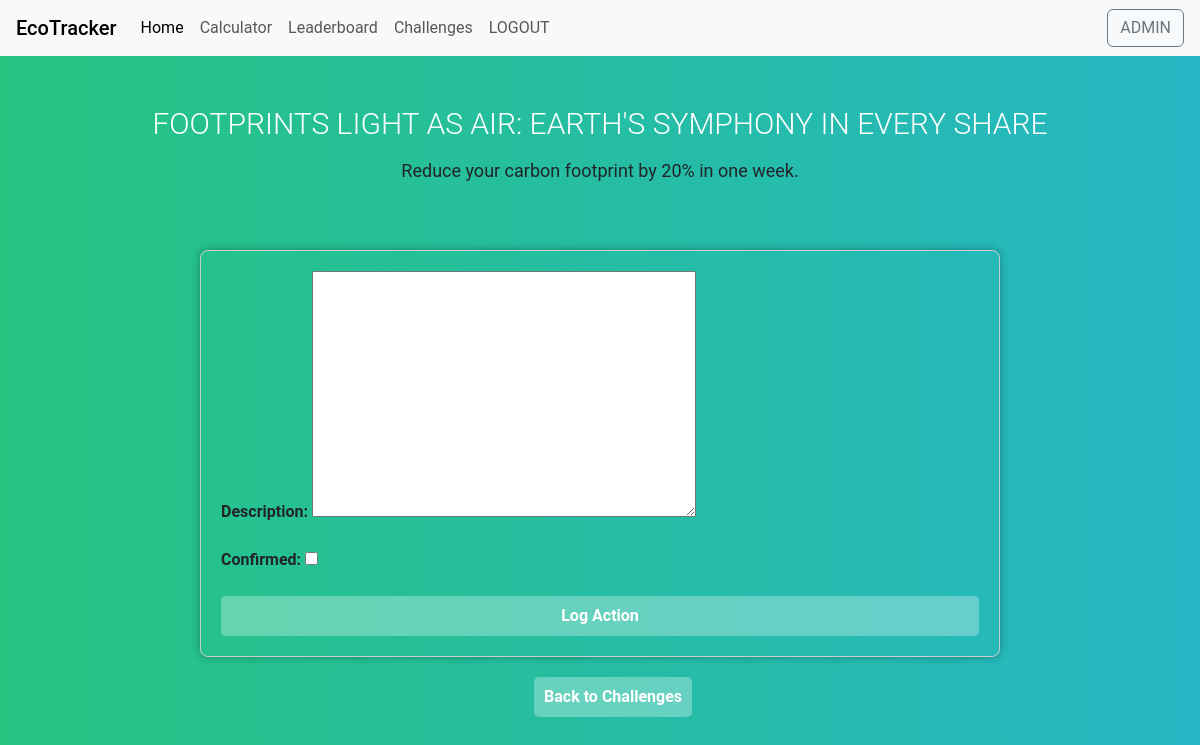
Screenshot of /log-action/1/ (signed in) with the database file from the repository.
### base/models.py (models this page shows)
class SustainabilityChallenge(models.Model):
    creator = models.ForeignKey(User, on_delete=models.CASCADE, related_name='created_challenges',null=True)
    participants = models.ManyToManyField(User, related_name='joined_challenges')
    title = models.CharField(max_length=255)
    description = models.TextField()
    start_date = models.DateTimeField(null=True)
    end_date = models.DateTimeField(null=True)
    points_awarded = models.IntegerField(default=0)  # New field for awarded points

### base/views.py (the view, shortened to what this page needs)
# urls.py: path('log-action/<int:challenge_id>/',views.log_action,name='log_action'),
@login_required
def log_action(request, challenge_id):
    challenge = get_object_or_404(SustainabilityChallenge, pk=challenge_id)
    challenge_completed = UserChallenge.objects.filter(user=request.user, challenge=challenge, status='completed').exists()
    form = ChallengeLogForm(request.POST or None)
    context = {
        'form': form,
        'challenge': challenge,
        'challenge_completed': challenge_completed,
    }
    print("Rendering log_action.html")
    return render(request, 'base/log_action.html', context)

### base/forms.py
class ChallengeLogForm(forms.ModelForm):
    confirmed = forms.BooleanField(initial=False, required=False)
    class Meta:
        model = UserChallenge
        fields = ['description','confirmed']

### base/templates/base/log_action.html (shortened to what this page needs)
{% extends 'main.html' %}
{% block content %}
<h1 class="lbd1" style="padding-top: 50px;">{{ challenge.title }}</h1>
<p class="lbd-content">{{ challenge.description }}</p>
{% if challenge_completed %}
<div style="padding-top: 50px;">
<div class="form-container lbd-content">
You have completed this challenge</div></div>
{% else %}
<div style="padding-top: 50px;">
<div class="form-container">
    <form method="post" action="{% url 'log_action' challenge.id %}">
        {{ form.as_p }}
        <button type="submit" class="css-button-arrow--green">Log Action</button>
    </form>
</div>
</div>
{% endif %}
<div style="padding-left: 44.5%; padding-top: 20px;">
<button class="css-button-arrow--green">
<a href="{% url 'challenges' %}" style="color: rgb(255, 255, 255);">Back to Challenges</a>
</button>
</div>
{% endblock content %}

### templates/navbar.html (shortened to what this page needs)
<nav class="navbar navbar-expand-lg navbar-light bg-light">
  <span class="navbar-brand ps-3 mb-0 h1">EcoTracker</span>
  <div class="collapse navbar-collapse" id="navbarTogglerDemo02">
    <ul class="navbar-nav mr-auto mt-2 mt-lg-0">
      <li class="nav-item active">
        <a class="nav-item nav-link active" href="/">Home </a>
      </li>
      <li class="nav-item">
        <a class="nav-item nav-link" href="{% url 'calculate-CF' %}">Calculator</a>
      </li>
      <li class="nav-item">
        <a class="nav-item nav-link" href="{% url 'leaderboard' %}">Leaderboard</a>
      </li>
      <li class="nav-item">
        <a class="nav-item nav-link" href="{% url 'challenges' %}">Challenges</a>
      </li>
      <li class="nav-item">
        {% if request.user.is_authenticated %}
          <a class="nav-item nav-link" href="{% url 'logout' %}">LOGOUT</a>
        {% else %}
          <a class="nav-item nav-link" href="{% url 'login' %}">LOGIN</a>
        {% endif %}
      </li>
    </ul>
    <ul class="navbar-nav ms-auto mt-2 mt-lg-0 pe-3">
    {% if request.user.is_authenticated %}
      <a class="btn btn-outline-secondary my-2 my-sm-0 text-uppercase" href="#">{{ request.user }}</a></form>
    {% endif %}
    </ul>
  </div>
</nav>

### base/static/base/styles.css (style rules this page uses)
a { text-decoration: none; }
.form-container { padding-left: 40%; }
.form-container { max-width: 800px; margin: 0 auto; padding: 20px; border: 1px solid #ccc; border-radius: 8px; box-shadow: 0 0 10px rgba(0, 0, 0, 0.3); }
.form-container form { display: flex; flex-direction: column; }
.form-container label { margin-bottom: 8px; font-weight: bold; }
body { background-color: #131720; }
.lbd1 { font-size: 30px; color: #fff; text-transform: uppercase; font-weight: 300; text-align: center; margin-bottom: 15px; }
body { background: -webkit-linear-gradient(left, #25c481, #25b7c4); background: linear-gradient(to right, #25c481, #25b7c4); font-family: 'Roboto', sans-serif; }
.lbd-content { text-align: center; font-size: 18px; }
.css-button-arrow--green { min-width: 130px; height: 40px; color: #fff; padding: 5px 10px; font-weight: bold; cursor: pointer; transition: all 0.3s ease; position: relative; display: inline-block; outline: none; overflow: hidden; border-radius: 5px; border: none; background-color: rgba(255, 255, 255, 0.3); }
.css-button-arrow--green:after { content: "\00BB"; position: absolute; opacity: 0; font-size: 20px; line-height: 40px; top: 0; right: -20px; transition: 0.4s; }

### rows the page displays
SustainabilityChallenge: title "FOOTPRINTS LIGHT AS AIR: EARTH'S SYMPHONY IN EVERY SHARE", description "Reduce your carbon footprint by 20% in one week."

### other values shown
{{ request.user }} "ADMIN"
